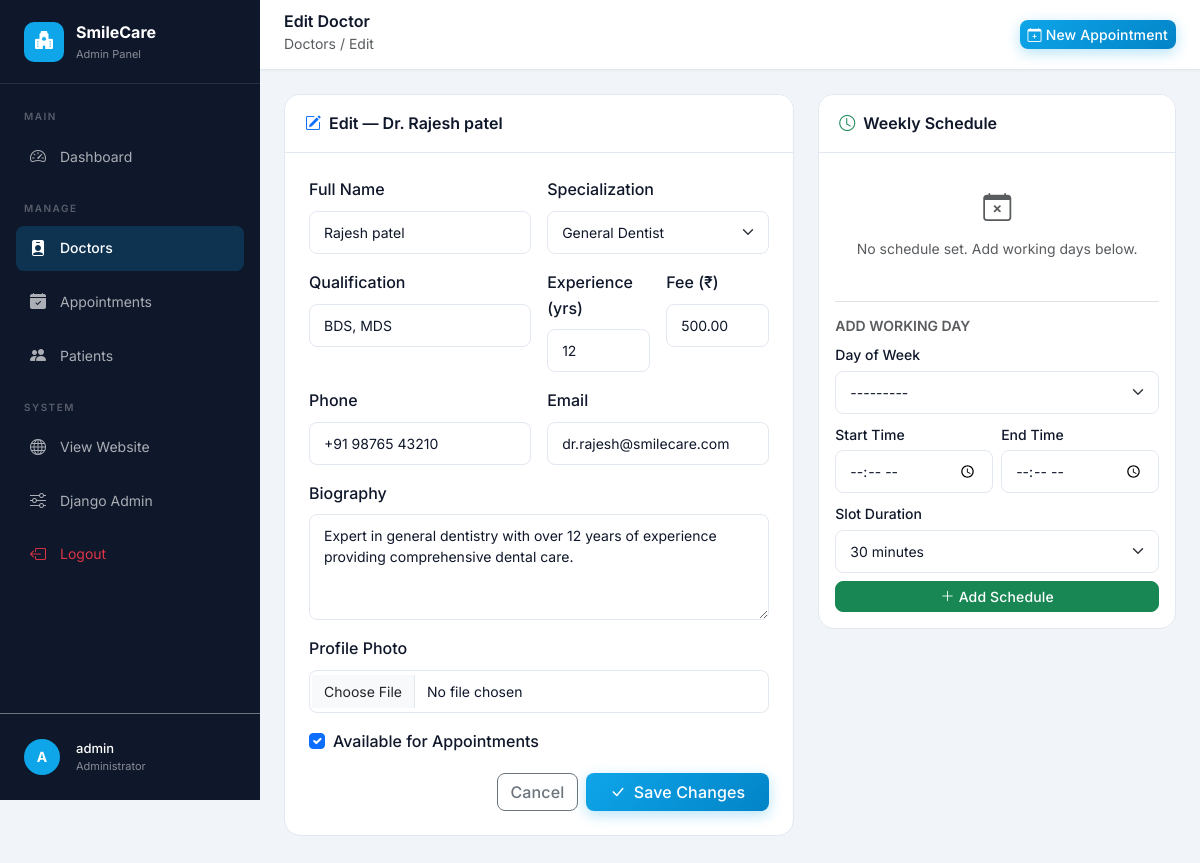
Screenshot of /admin-panel/doctors/1/edit/ (signed in) with the database file from the repository.
### core/models.py (models this page shows, shortened)
class Doctor(models.Model):
    name = models.CharField(max_length=200, help_text="Full name of the doctor (without Dr.)")
    specialization = models.CharField(
        max_length=100,
        choices=SPECIALIZATION_CHOICES,
        default='General Dentist'
    )
    image = models.ImageField(
        upload_to='doctors/',
        null=True,
        blank=True,
        help_text="Doctor's profile photo"
    )
    bio = models.TextField(blank=True, help_text="Short biography of the doctor")
    experience = models.IntegerField(default=0, help_text="Years of experience")
    phone = models.CharField(max_length=20, blank=True)
    email = models.EmailField(blank=True)
    qualification = models.CharField(max_length=300, blank=True, help_text="e.g., BDS, MDS, PhD")
    consultation_fee = models.DecimalField(max_digits=8, decimal_places=2, default=500.00)
    is_available = models.BooleanField(default=True, help_text="Is the doctor currently available?")
    created_at = models.DateTimeField(auto_now_add=True)
    updated_at = models.DateTimeField(auto_now=True)
    class Meta:
        ordering = ['name']

### core/views.py (the view)
# urls.py: path('admin-panel/doctors/<int:pk>/edit/', views.admin_edit_doctor, name='admin_edit_doctor'),
@admin_required
def admin_edit_doctor(request, pk):
    doctor = get_object_or_404(Doctor, pk=pk)
    if request.method == 'POST':
        form = DoctorForm(request.POST, request.FILES, instance=doctor)
        if form.is_valid():
            form.save()
            messages.success(request, f'Dr. {doctor.name} updated successfully!')
            return redirect('admin_doctors')
        else:
            messages.error(request, 'Please correct the errors below.')
    else:
        form = DoctorForm(instance=doctor)
    schedules = doctor.schedules.all().order_by('day_of_week')
    schedule_form = DoctorScheduleForm()
    return render(request, 'admin_panel/doctors/edit.html', {
        'form': form,
        'doctor': doctor,
        'schedules': schedules,
        'schedule_form': schedule_form,
        'page_title': f'Edit Dr. {doctor.name} - Admin',
    })

### templates/admin_panel/doctors/edit.html (shortened to what this page needs)
{% extends 'admin_panel/base_admin.html' %}
{% block page_heading %}Edit Doctor{% endblock %}
{% block breadcrumb %}Doctors / Edit{% endblock %}
{% block content %}
<div class="row g-4">
    <div class="col-lg-7">
        <div class="admin-table-card mb-4">
            <div class="card-header d-flex align-items-center gap-2">
                <i class="bi bi-pencil-square text-primary"></i>
                <span>Edit — Dr. {{ doctor.name }}</span>
            </div>
            <div class="p-4">
                <form method="post" enctype="multipart/form-data">
                    <div class="row g-3">
                        <div class="col-md-6">
                            <label class="form-label fw-medium">Full Name</label>
                            {{ form.name }}
                        </div>
                        <div class="col-md-6">
                            <label class="form-label fw-medium">Specialization</label>
                            {{ form.specialization }}
                        </div>
                        <div class="col-md-6">
                            <label class="form-label fw-medium">Qualification</label>
                            {{ form.qualification }}
                        </div>
                        <div class="col-md-3">
                            <label class="form-label fw-medium">Experience (yrs)</label>
                            {{ form.experience }}
                        </div>
                        <div class="col-md-3">
                            <label class="form-label fw-medium">Fee (₹)</label>
                            {{ form.consultation_fee }}
                        </div>
                        <div class="col-md-6">
                            <label class="form-label fw-medium">Phone</label>
                            {{ form.phone }}
                        </div>
                        <div class="col-md-6">
                            <label class="form-label fw-medium">Email</label>
                            {{ form.email }}
                        </div>
                        <div class="col-12">
                            <label class="form-label fw-medium">Biography</label>
                            {{ form.bio }}
                        </div>
                        <div class="col-12">
                            <label class="form-label fw-medium">Profile Photo</label>
                            {{ form.image }}
                        </div>
                        <div class="col-12">
                            <div class="form-check">
                                {{ form.is_available }}
                                <label class="form-check-label fw-medium">Available for Appointments</label>
                            </div>
                        </div>
                        <div class="col-12 d-flex gap-2 justify-content-end">
                            <a href="{% url 'admin_doctors' %}" class="btn btn-outline-secondary">Cancel</a>
                            <button type="submit" class="btn btn-primary px-4">
                                <i class="bi bi-check-lg me-2"></i>Save Changes
                            </button>
                        </div>
                    </div>
                </form>
            </div>
        </div>
    </div>
    <div class="col-lg-5">
        <div class="admin-table-card">
            <div class="card-header d-flex justify-content-between align-items-center">
                <span><i class="bi bi-clock text-success me-2"></i>Weekly Schedule</span>
            </div>
            <div class="p-3">
                {% if schedules %}
                <div class="mb-3">
                    {% for sched in schedules %}
                    <div class="schedule-item d-flex align-items-center justify-content-between p-2 mb-2 rounded-3"
                         style="background:{% if sched.is_active %}#f0fdf4{% else %}#fef2f2{% endif %}">
                        <div>
                            <div class="fw-semibold small">{{ sched.day_of_week }}</div>
                            <div class="text-muted" style="font-size:11px">
                                {{ sched.start_time|time:"g:i A" }} – {{ sched.end_time|time:"g:i A" }}
                                ({{ sched.slot_duration }} min slots)
                            </div>
                        </div>
                        <div class="d-flex align-items-center gap-2">
                            {% if sched.is_active %}
                                <span class="badge bg-success" style="font-size:10px">Active</span>
                            {% else %}
                                <span class="badge bg-danger" style="font-size:10px">Inactive</span>
                            {% endif %}
                            <a href="{% url 'admin_delete_schedule' sched.pk %}"
                               class="btn btn-outline-danger btn-sm py-0 px-2"
                               onclick="return confirm('Remove this schedule?')" title="Delete">
                                <i class="bi bi-trash" style="font-size:11px"></i>
                            </a>
                        </div>
                    </div>
                    {% endfor %}
                </div>
                {% else %}
                <div class="text-center py-3 text-muted">
                    <i class="bi bi-calendar-x fs-3"></i>
                    <p class="small mt-2">No schedule set. Add working days below.</p>
                </div>
                {% endif %}
                <div class="border-top pt-3 mt-2">
                    <h6 class="fw-semibold mb-2 small text-uppercase text-muted">Add Working Day</h6>
                    <form method="post" action="{% url 'admin_add_schedule' doctor.pk %}">
                        <div class="row g-2">
                            <div class="col-12">
                                <label class="form-label small fw-medium mb-1">Day of Week</label>
                                {{ schedule_form.day_of_week }}
                            </div>
                            <div class="col-6">
                                <label class="form-label small fw-medium mb-1">Start Time</label>
                                {{ schedule_form.start_time }}
                            </div>
                            <div class="col-6">
                                <label class="form-label small fw-medium mb-1">End Time</label>
                                {{ schedule_form.end_time }}
                            </div>
                            <div class="col-12">
                                <label class="form-label small fw-medium mb-1">Slot Duration</label>
                                {{ schedule_form.slot_duration }}
                            </div>
                            <div class="col-12">
                                <button type="submit" class="btn btn-success btn-sm w-100">
                                    <i class="bi bi-plus-lg me-1"></i>Add Schedule
                                </button>
                            </div>
                        </div>
                    </form>
                </div>
            </div>
        </div>
    </div>
</div>
{% endblock %}

### templates/admin_panel/base_admin.html (shortened to what this page needs)
{% load static %}
<!DOCTYPE html>
<html lang="en">
<head>
    <link href="https://cdn.jsdelivr.net/npm/bootstrap@5.3.2/dist/css/bootstrap.min.css" rel="stylesheet">
    <link href="https://cdn.jsdelivr.net/npm/bootstrap-icons@1.11.3/font/bootstrap-icons.min.css" rel="stylesheet">
    <link rel="stylesheet" href="{% static 'css/style.css' %}">
</head>
<body>
<div class="admin-sidebar" id="adminSidebar">
    <div class="sidebar-brand">
        <div class="sidebar-brand-icon"><i class="bi bi-hospital-fill"></i></div>
        <div>
            <span class="sidebar-brand-text">SmileCare</span>
            <span class="sidebar-brand-sub">Admin Panel</span>
        </div>
    </div>
    <nav class="py-2 flex-grow-1">
        <div class="sidebar-section-label">Main</div>
        <div class="sidebar-nav-item">
            <a href="{% url 'admin_dashboard' %}" class="sidebar-nav-link {% if request.resolver_match.url_name == 'admin_dashboard' %}active{% endif %}">
                <i class="bi bi-speedometer2"></i>Dashboard
            </a>
        </div>
        <div class="sidebar-section-label">Manage</div>
        <div class="sidebar-nav-item">
            <a href="{% url 'admin_doctors' %}" class="sidebar-nav-link {% if 'doctor' in request.resolver_match.url_name %}active{% endif %}">
                <i class="bi bi-person-badge-fill"></i>Doctors
            </a>
        </div>
        <div class="sidebar-nav-item">
            <a href="{% url 'admin_appointments' %}" class="sidebar-nav-link {% if 'appointment' in request.resolver_match.url_name %}active{% endif %}">
                <i class="bi bi-calendar-check-fill"></i>Appointments
            </a>
        </div>
        <div class="sidebar-nav-item">
            <a href="{% url 'admin_users' %}" class="sidebar-nav-link {% if 'users' in request.resolver_match.url_name %}active{% endif %}">
                <i class="bi bi-people-fill"></i>Patients
            </a>
        </div>
        <div class="sidebar-section-label">System</div>
        <div class="sidebar-nav-item">
            <a href="{% url 'home' %}" class="sidebar-nav-link" target="_blank">
                <i class="bi bi-globe"></i>View Website
            </a>
        </div>
        <div class="sidebar-nav-item">
            <a href="/django-admin/" class="sidebar-nav-link" target="_blank">
                <i class="bi bi-sliders"></i>Django Admin
            </a>
        </div>
        <div class="sidebar-nav-item">
            <a href="{% url 'logout' %}" class="sidebar-nav-link text-danger">
                <i class="bi bi-box-arrow-left"></i>Logout
            </a>
        </div>
    </nav>
    <div class="p-4 border-top border-secondary">
        <div class="d-flex align-items-center gap-3">
            <div class="user-avatar-sm" style="background:#0ea5e9;width:36px;height:36px;font-size:14px">
                {{ user.first_name|first|default:user.username|first|upper }}
            </div>
            <div>
                <div class="text-white fw-medium" style="font-size:13px">{{ user.get_full_name|default:user.username }}</div>
                <div class="text-white-50" style="font-size:11px">Administrator</div>
            </div>
        </div>
    </div>
</div>
<div class="admin-main">
    <div class="admin-topbar">
        <div class="d-flex align-items-center gap-3">
            <div>
                <h6 class="mb-0 fw-semibold">{% block page_heading %}Admin Panel{% endblock %}</h6>
                <small class="text-muted">{% block breadcrumb %}Dashboard{% endblock %}</small>
            </div>
        </div>
        <div class="d-flex align-items-center gap-3">
            <a href="{% url 'book_appointment' %}" class="btn btn-primary btn-sm">
                <i class="bi bi-calendar-plus me-1"></i>New Appointment
            </a>
        </div>
    </div>
    <div class="admin-content">
        {% block content %}{% endblock %}
    </div>
</div>
</body>
</html>

### rows the page displays
Doctor: name "Rajesh patel", specialization "General Dentist", qualification "BDS, MDS", experience "12", consultation_fee "500.00", phone "+91 98765 43210", email "dr.rajesh@smilecare.com", bio "Expert in general dentistry with over 12 years of experience providing comprehensive dental care.", is_available "☑"

### other values shown
{{ user.first_name|first|default:user.username|first|upper }} "A"
{{ user.get_full_name|default:user.username }} "admin"
